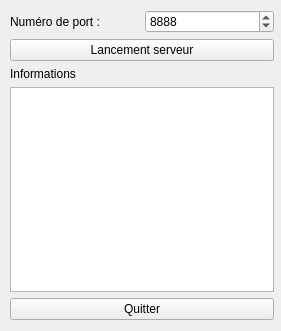
<?xml version="1.0" encoding="UTF-8"?>
<ui version="4.0">
 <class>AuditServeurMultiWidget</class>
 <widget class="QWidget" name="AuditServeurMultiWidget">
  <property name="geometry">
   <rect>
    <x>0</x>
    <y>0</y>
    <width>281</width>
    <height>331</height>
   </rect>
  </property>
  <property name="windowTitle">
   <string>AuditServeurMonoWidget</string>
  </property>
  <widget class="QWidget" name="layoutWidget">
   <property name="geometry">
    <rect>
     <x>10</x>
     <y>10</y>
     <width>264</width>
     <height>310</height>
    </rect>
   </property>
   <layout class="QVBoxLayout" name="verticalLayout_4">
    <item>
     <layout class="QVBoxLayout" name="verticalLayout_3">
      <item>
       <layout class="QHBoxLayout" name="horizontalLayout">
        <item>
         <widget class="QLabel" name="label_numPort">
          <property name="text">
           <string>Numéro de port :</string>
          </property>
         </widget>
        </item>
        <item>
         <widget class="QSpinBox" name="spinBox_port">
          <property name="maximum">
           <number>10000</number>
          </property>
          <property name="value">
           <number>8888</number>
          </property>
         </widget>
        </item>
       </layout>
      </item>
      <item>
       <layout class="QVBoxLayout" name="verticalLayout_2">
        <item>
         <widget class="QPushButton" name="pushButton_lancement">
          <property name="text">
           <string>Lancement serveur</string>
          </property>
         </widget>
        </item>
        <item>
         <layout class="QVBoxLayout" name="verticalLayout">
          <item>
           <widget class="QLabel" name="label">
            <property name="text">
             <string>Informations</string>
            </property>
           </widget>
          </item>
          <item>
           <widget class="QTextEdit" name="textEdit_Information"/>
          </item>
         </layout>
        </item>
       </layout>
      </item>
     </layout>
    </item>
    <item>
     <widget class="QPushButton" name="pushButton_Quitter">
      <property name="text">
       <string>Quitter</string>
      </property>
     </widget>
    </item>
   </layout>
  </widget>
 </widget>
 <resources/>
 <connections>
  <connection>
   <sender>pushButton_Quitter</sender>
   <signal>clicked()</signal>
   <receiver>AuditServeurMultiWidget</receiver>
   <slot>close()</slot>
   <hints>
    <hint type="sourcelabel">
     <x>365</x>
     <y>427</y>
    </hint>
    <hint type="destinationlabel">
     <x>708</x>
     <y>317</y>
    </hint>
   </hints>
  </connection>
 </connections>
</ui>
